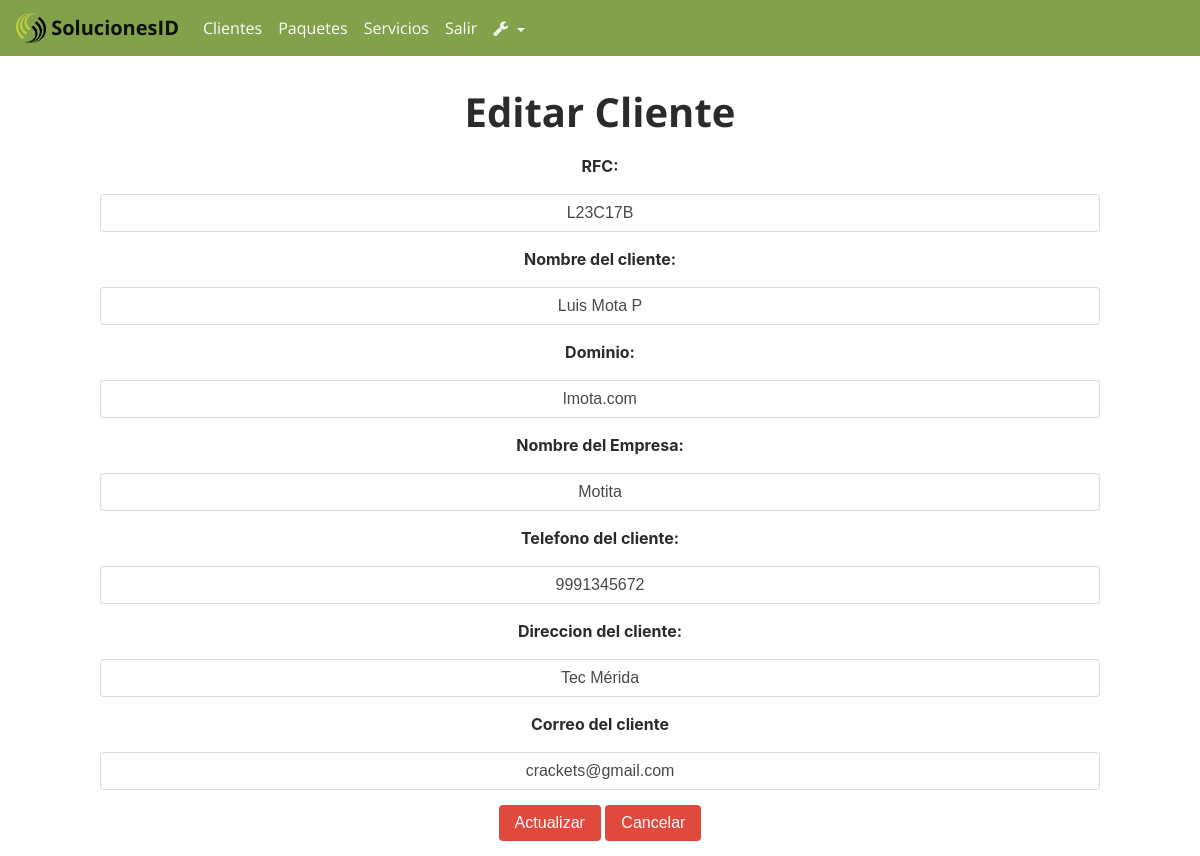
/index.php?action=EditarCliente&RFC=L23C17B (signed in), run on an earlier commit of the app's database.
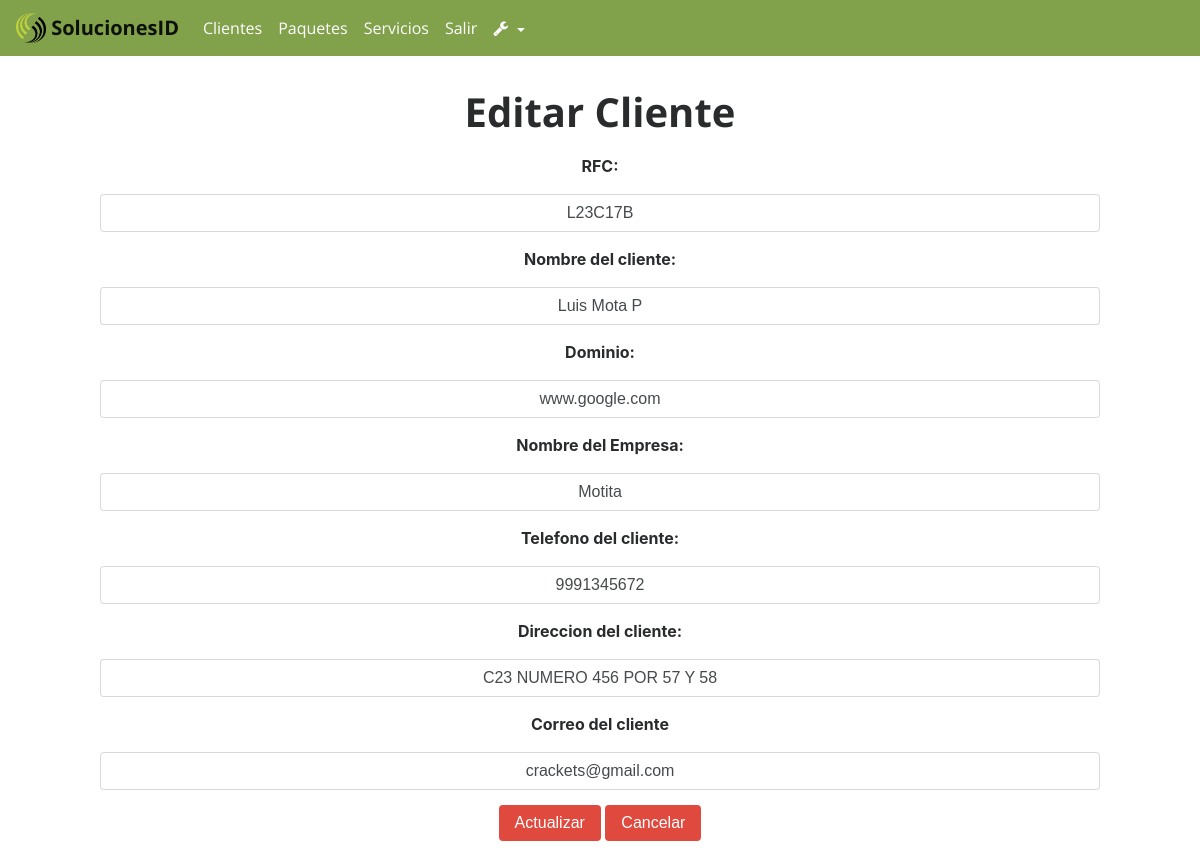
And on a later commit of the database.
### tables this page shows
CREATE TABLE `Cliente` (
  `RFC` varchar(13) NOT NULL,
  `nombreCliente` varchar(120) DEFAULT NULL,
  `dominio` varchar(250) DEFAULT NULL,
  `nombreEmpresa` varchar(60) DEFAULT NULL,
  `telefonoClienteEmpresa` varchar(15) NOT NULL,
  `direccionClienteEmpresa` varchar(200) DEFAULT NULL,
  `correoClienteEmpresa` varchar(100) DEFAULT NULL
);

### controllers/controllerAdministrador.php (called while the page is built, shortened)
<?php
class ControllerAdministrador{
	public function pagina(){
		include "views/template.php";
	}
	public function enlacesPaginasController(){
		if(isset( $_GET['action'])){
			$enlaces = $_GET['action'];
		}
		else{
			$enlaces = "index";
		}
		$respuesta = Paginas::enlacesPaginasModel($enlaces);
		include $respuesta;
	}
}
?>

### index.php (called while the page is built, shortened)
<?php
require_once 'models/ModelCliente.php';
require_once "controllers/controllerAdministrador.php";
require_once 'controllers/controllerCliente.php';
$mvc = new ControllerAdministrador();
$mvc -> pagina();
?>

### controllers/controllerCliente.php (called while the page is built, shortened)
<?php
 class MvcControllerCliente{
	public function editarClienteController(){
		$datosController = $_GET["RFC"];
		$respuesta = ModelCliente::editarClienteModel($datosController);
		return $respuesta;
	}
}
 ?>

### models/conexionBD.php (called while the page is built)
<?php
class Conexion{
	public static function conectar(){
		$link = new PDO("mysql:host=localhost;dbname=u700675089_soluc","root","ger3uicab");
		return $link;
	}
}
?>

### models/ModelCliente.php (called while the page is built, shortened)
<?php
require_once "conexionBD.php";
class ModelCliente extends Conexion{
	public static function editarClienteModel($datosModel){
		$stmt = Conexion::conectar()->prepare("SELECT RFC,nombreCliente, dominio,nombreEmpresa,telefonoClienteEmpresa,direccionClienteEmpresa,correoClienteEmpresa FROM Cliente WHERE RFC= :RFC");
		$stmt->bindParam(":RFC", $datosModel, PDO::PARAM_STR);
		$stmt->execute();
		return $stmt->fetch();
	}
}
?>

### views/modules/EditarCliente.php (the view, shortened to what this page needs)
<h1 class="text-center title-form-cli">Editar Cliente</h1>
<?php
  $traerdatos = new MvcControllerCliente();
  $respuesta = $traerdatos-> editarClienteController();
 ?>
<div >
		<form method="post" id="form-registro">
				<p>RFC: </p>
		          <input class="form-control" type="text" value="<?php echo $respuesta["RFC"]; ?>" name="RFC" required>
				<p>Nombre del cliente: </p>
            	<input class="form-control" type="text" value="<?php echo $respuesta["nombreCliente"]; ?>" name="nombreCliente" required>
				<p>Dominio: </p>
				 <input class="form-control" type="text" value="<?php echo $respuesta["dominio"]; ?>" name="dominio" required>
				<p>Nombre del Empresa: </p>
				 <input class="form-control" type="text" value="<?php echo $respuesta["nombreEmpresa"]; ?>" name="nombreEmpresa" required>
				<p>Telefono del cliente: </p>
				<input class="form-control" type="text" value="<?php echo $respuesta["telefonoClienteEmpresa"]; ?>" name="telefonoClienteEmpresa" required>
				<p>Direccion del cliente: </p>
				<input class="form-control" type="text" placeholder="Ejemplo: C 32 x 13 y 15 Num 567" value="<?php echo $respuesta["direccionClienteEmpresa"]; ?>" name="direccionClienteEmpresa" required>
				<p>Correo del cliente</p>
				<input class="form-control" type="email" value="<?php echo $respuesta["correoClienteEmpresa"]; ?>" name="correoClienteEmpresa" required>
			  <button type="submit" class="btn btn-primary">Actualizar</button>
			  <button type="button" class="btn btn-primary"  onClick="location.href ='index.php?action=RegistrosClientes'">Cancelar</button>
		</form>
</div>

What changed in the data, as far as the page shows it:
changed cliente "Luis Mota P": dominio "lmota.com" → "www.google.com"; direccionClienteEmpresa "Tec Mérida" → "C23 NUMERO 456 POR 57 Y 58"
